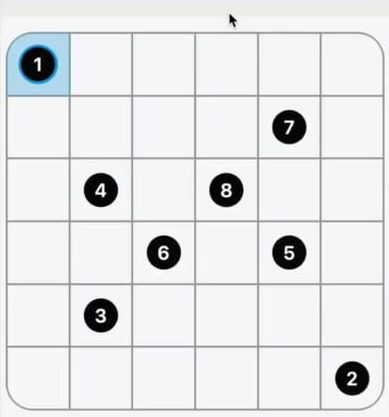
#> input picture zip/images/zip.jpg, 389 x 417 px, found by its file name
$ python main.py
#> lines starting #> are read from the running program, lines starting #| are printed output that depends on the picture; after the words box and inside, x2 and y2 are one past the last pixel; in counts of white or black regions, pixels touching at a corner belong together
### utils.py
# utils.py

import cv2
import numpy as np


def detect_corners_of_grid(intersections):
    """
    Given a list of (x,y) intersections, find the corners of the grid.
    """
    if len(intersections) < 4:
        raise ValueError("Not enough intersections to form a grid.")
    xs, ys = zip(*intersections)
    min_x, max_x = min(xs), max(xs)
    min_y, max_y = min(ys), max(ys)
    # Find corners
    tl = (min_x, min_y)  # Top-left
    rt = (max_x, min_y)  # Top-right
    bl = (min_x, max_y)  # Bottom-left
    br = (max_x, max_y)  # Bottom-right
    return tl, rt, bl, br


def cluster_positions(positions, eps=10):
    """Cluster 1D positions (x or y) using simple distance threshold."""
    positions = sorted(positions)
    clusters = []
    current_cluster = [positions[0]]

    for pos in positions[1:]:
        if abs(pos - current_cluster[-1]) < eps:
            current_cluster.append(pos)
        else:
            clusters.append(int(np.mean(current_cluster)))
            current_cluster = [pos]
    clusters.append(int(np.mean(current_cluster)))
    return clusters


def detect_grid_lines(img):
    if img is None:
        raise ValueError("Could not load image.")

    # find edges using Canny
    gray = cv2.cvtColor(img, cv2.COLOR_BGR2GRAY)
    blurred = cv2.GaussianBlur(gray, (5, 5), 0)
    edges = cv2.Canny(blurred, 50, 150)

    # Detect lines using HoughLinesP
    lines = cv2.HoughLinesP(
        edges,
        rho=1,
        theta=np.pi / 180,
        threshold=100,
        minLineLength=50,
        maxLineGap=10,
    )

    if lines is None:
        raise ValueError("No lines detected.")

    vertical_lines = []
    horizontal_lines = []

    # find vertical and horizontal lines
    for line in lines:
        x1, y1, x2, y2 = line[0]
        dx = x2 - x1
        dy = y2 - y1

        if dx == 0:  # perfectly vertical
            vertical_lines.append((x1, y1, x2, y2))
        elif dy == 0:  # perfectly horizontal
            horizontal_lines.append((x1, y1, x2, y2))
        else:
            angle = abs(np.arctan2(dy, dx))
            if angle < np.pi / 6:
                horizontal_lines.append((x1, y1, x2, y2))
            elif angle > np.pi / 3:
                vertical_lines.append((x1, y1, x2, y2))

    print(f"Raw vertical lines: {len(vertical_lines)}")
    print(f"Raw horizontal lines: {len(horizontal_lines)}")

    # Cluster x-positions of vertical lines and y-positions of horizontal lines
    x_positions = [x1 for (x1, y1, x2, y2) in vertical_lines]
    y_positions = [y1 for (x1, y1, x2, y2) in horizontal_lines]

    clustered_xs = cluster_positions(x_positions, eps=10)
    clustered_ys = cluster_positions(y_positions, eps=10)

    # get vertical and horizontal lines and from clustered positions
    print(f"Clustered vertical lines: {len(clustered_xs)}")
    print(f"Clustered horizontal lines: {len(clustered_ys)}")

    height, width = img.shape[:2]

    # Generate clean vertical and horizontal lines from clusters
    vertical_lines_clean = [(x, 0, x, height) for x in clustered_xs]
    horizontal_lines_clean = [(0, y, width, y) for y in clustered_ys]

    # Compute intersections
    intersections = [(x, y) for x in clustered_xs for y in clustered_ys]
    print(f"Intersections found: {len(intersections)}")
    (tl, tr, bl, br) = detect_corners_of_grid(intersections)

    # Return all intersctions inside (tl, tr, bl, br)
    intersections = [
        (x, y)
        for (x, y) in intersections
        if tl[0] <= x <= tr[0] and tl[1] <= y <= bl[1]
    ]
    clustered_xs = [x for x in clustered_xs if tl[0] <= x <= tr[0]]
    clustered_ys = [y for y in clustered_ys if tl[1] <= y <= bl[1]]

    return intersections, clustered_xs, clustered_ys


def cut_cells_from_image(img, xs, ys):
    """Cut cells from an image based on clustered x and y lines positions."""
    if img is None:
        raise ValueError("Could not load image.")

    cells = []
    for i in range(len(xs) - 1):
        for j in range(len(ys) - 1):
            x1, x2 = xs[i], xs[i + 1]
            y1, y2 = ys[j], ys[j + 1]
            cell_img = img[y1:y2, x1:x2]
            cells.append(cell_img)

    return cells

### zip/zip_utils.py
import pytesseract
import cv2
import numpy as np


def ocr_cell(cell_img):
    """Extract number from a single cell using Tesseract OCR."""
    # Convert to grayscale and apply thresholding
    gray = cv2.cvtColor(cell_img, cv2.COLOR_BGR2GRAY)
    _, thresh = cv2.threshold(gray, 180, 255, cv2.THRESH_BINARY_INV)
    h, w = thresh.shape[:2]
    # Crop to center
    x1, x2 = int(w * 0.35), int(w * 0.65)
    y1, y2 = int(h * 0.35), int(h * 0.70)
    center_crop = thresh[y1:y2, x1:x2]

    # Invert and dilate to enhance digits
    inverted = cv2.bitwise_not(center_crop)
    kernel = np.ones((2, 2), np.uint8)
    dilated = cv2.dilate(inverted, kernel, iterations=1)
    result = cv2.bitwise_not(dilated)

    # Resize for better OCR accuracy
    resized = cv2.resize(result, None, fx=3, fy=3, interpolation=cv2.INTER_LINEAR)

    # Use Tesseract to extract digits
    text = pytesseract.image_to_string(resized, config="--psm 10 digits")
    text = "".join(filter(str.isdigit, text))
    return text if text else "*"


def build_grid_from_cells(cells, num_rows, num_cols):
    """
    Convert list of cell images to grid of OCR values.
    """
    grid = []
    idx = 0
    for r in range(num_rows):
        row = []
        for c in range(num_cols):
            if idx < len(cells):
                value = ocr_cell(cells[idx])
                row.append(value)
                idx += 1
            else:
                row.append("*")  # if something went wrong
        grid.append(row)
    return grid


# [77 lines left out: function find_hamiltonian_path, not called in this run]

### zip/main.py
# set imports
import sys
import os
import cv2

current_dir = os.path.dirname(__file__)  # Get the directory of the current script
parent_dir = os.path.abspath(
    os.path.join(current_dir, "..")
)  # Get the absolute path of the parent directory
sys.path.append(parent_dir)

from utils import detect_grid_lines, cut_cells_from_image
from zip_utils import build_grid_from_cells, find_hamiltonian_path

# Main script to process the image and find the Hamiltonian path
img = cv2.imread("./zip/images/zip.jpg")
#> img is the input picture: shape (417, 389, 3); mean B, G, R 231.3, 229.1, 227.4
intersections, clustered_xs, clustered_ys = detect_grid_lines(img)
#> in detect_grid_lines, `blurred = cv2.GaussianBlur(gray, (5, 5), 0)`:
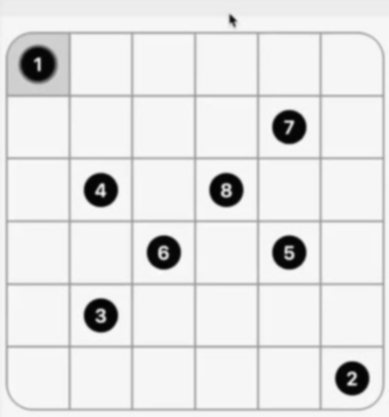
#> blurred: shape (417, 389); min 2, max 252, mean 228.9
#> in detect_grid_lines, `edges = cv2.Canny(blurred, 50, 150)`:
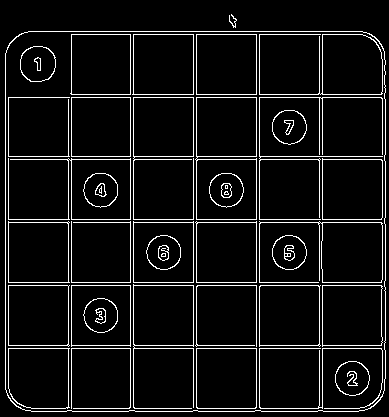
#> edges: shape (417, 389); 7.1% white in thin lines or dots
#> in detect_grid_lines, `lines = cv2.HoughLinesP( edges, rho=1, theta=np.pi / 180, threshold=10..`: lines = 28 rows, first 6: [71, 410, 71, 31], [5, 345, 384, 345], [322, 410, 322, 269], [5, 282, 384, 282], [5, 97, 384, 97], [5, 159, 384, 159]
#> the loop in detect_grid_lines, `for line in lines:` made 28 passes
#> (x1, y1, x2, y2, dx, dy) on passes 1 to 12: (71, 410, 71, 31, 0, -379), (5, 345, 384, 345, 379, 0), (322, 410, 322, 269, 0, -141), (5, 282, 384, 282, 379, 0), (5, 97, 384, 97, 379, 0), (5, 159, 384, 159, 379, 0), (5, 156, 384, 156, 379, 0), (319, 410, 319, 31, 0, -379), (259, 410, 259, 31, 0, -379), (5, 222, 384, 222, 379, 0), (5, 348, 384, 348, 379, 0), (28, 31, 362, 31, 334, 0)
#> after the loop in detect_grid_lines, `for line in lines:`: horizontal_lines = 14 items, first 6: (5, 345, 384, 345), (5, 282, 384, 282), (5, 97, 384, 97), (5, 159, 384, 159), (5, 156, 384, 156), (5, 222, 384, 222); vertical_lines = 14 items, first 6: (71, 410, 71, 31), (322, 410, 322, 269), (319, 410, 319, 31), (259, 410, 259, 31), (193, 410, 193, 34), (196, 410, 196, 34)
#| Raw vertical lines: 14
#| Raw horizontal lines: 14
#> in detect_grid_lines, `x_positions = [x1 for (x1, y1, x2, y2) in vertical_lines]`: x_positions = [71, 322, 319, 259, 193, 196, 256, 133, 130, 5, 8, 68, 385, 382]
#> in detect_grid_lines, `y_positions = [y1 for (x1, y1, x2, y2) in horizontal_lines]`: y_positions = [345, 282, 97, 159, 156, 222, 348, 31, 411, 219, 408, 285, 94, 34]
#> in cluster_positions, `positions = sorted(positions)`: positions = [5, 8, 68, 71, 130, 133, 193, 196, 256, 259, 319, 322, 382, 385]
#> in cluster_positions, `current_cluster = [positions[0]]`: current_cluster = [5]
#> the loop in cluster_positions, `for pos in positions[1:]:` made 13 passes
#> (pos, current_cluster) on passes 2, 4, 6, 8, 10, 12: (68, [68]), (130, [130]), (193, [193]), (256, [256]), (319, [319]), (382, [382])
#> pos on passes 1, 3, 5, 7, 9, 11: 8, 71, 133, 196, 259, 322
#> after the loop in cluster_positions, `for pos in positions[1:]:`: clusters = [6, 69, 131, 194, 257, 320]
#> in detect_grid_lines, `clustered_xs = cluster_positions(x_positions, eps=10)`: clustered_xs = [6, 69, 131, 194, 257, 320, 383]
#> the loop in cluster_positions (call 2), `for pos in positions[1:]:` made 13 passes
#> (pos, current_cluster) on passes 2, 4, 6, 8, 10, 12: (94, [94]), (156, [156]), (219, [219]), (282, [282]), (345, [345]), (408, [408])
#> pos on passes 1, 3, 5, 7, 9, 11: 34, 97, 159, 222, 285, 348
#> in detect_grid_lines, `clustered_ys = cluster_positions(y_positions, eps=10)`: clustered_ys = [32, 95, 157, 220, 283, 346, 409]
#| Clustered vertical lines: 7
#| Clustered horizontal lines: 7
#> in detect_grid_lines, `vertical_lines_clean = [(x, 0, x, height) for x in clustered_xs]`: vertical_lines_clean = [(6, 0, 6, 417), (69, 0, 69, 417), (131, 0, 131, 417), (194, 0, 194, 417), (257, 0, 257, 417), (320, 0, 320, 417), (383, 0, 383, 417)]
#> in detect_grid_lines, `horizontal_lines_clean = [(0, y, width, y) for y in clustered_ys]`: horizontal_lines_clean = [(0, 32, 389, 32), (0, 95, 389, 95), (0, 157, 389, 157), (0, 220, 389, 220), (0, 283, 389, 283), (0, 346, 389, 346), (0, 409, 389, 409)]
#> in detect_grid_lines, `intersections = [(x, y) for x in clustered_xs for y in clustered_ys]`: intersections = 49 pairs, first value 6 to 383, second value 32 to 409
#| Intersections found: 49
#> in detect_corners_of_grid, `xs, ys = zip(*intersections)`: xs = 49 values from 6 to 383; ys = 49 values, max 409 at index 6, min 32 at index 0, mean 220.3
#> in detect_corners_of_grid, `min_x, max_x = min(xs), max(xs)`: min_x = 6; max_x = 383
#> in detect_corners_of_grid, `min_y, max_y = min(ys), max(ys)`: min_y = 32; max_y = 409
#> in detect_corners_of_grid, `tl = (min_x, min_y)`: tl = (6, 32)
#> in detect_corners_of_grid, `rt = (max_x, min_y)`: rt = (383, 32)
#> in detect_corners_of_grid, `bl = (min_x, max_y)`: bl = (6, 409)
#> in detect_corners_of_grid, `br = (max_x, max_y)`: br = (383, 409)
#> in detect_grid_lines, `(tl, tr, bl, br) = detect_corners_of_grid(intersections)`: tl = (6, 32); tr = (383, 32); bl = (6, 409); br = (383, 409)
#> clustered_xs = [6, 69, 131, 194, 257, 320, 383]
cells = cut_cells_from_image(img, clustered_xs, clustered_ys)
#> the loop in cut_cells_from_image, `for i in range(len(xs) - 1):` made 6 passes
#> after the loop in cut_cells_from_image, `for i in range(len(xs) - 1):`: cells = 36 items
#> cells = 36 items
grid = build_grid_from_cells(cells, len(clustered_ys) - 1, len(clustered_xs) - 1)
#> the loop in build_grid_from_cells, `for r in range(num_rows):` made 1 pass
#> pass 1, in ocr_cell, `gray = cv2.cvtColor(cell_img, cv2.COLOR_BGR2GRAY)`:
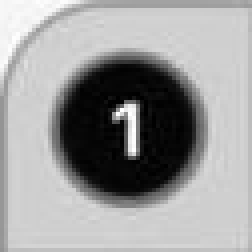
#> gray: shape (63, 63) (shown 4 times larger); min 0, max 255, mean 155.2
#> pass 1, in ocr_cell, `_, thresh = cv2.threshold(gray, 180, 255, cv2.THRESH_BINARY_INV)`:
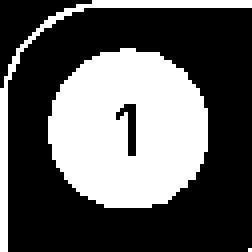
#> thresh: shape (63, 63) (shown 4 times larger); 36.4% white; 3 white regions (1 under 20 px), largest, box (x1, y1, x2, y2) and area: (12, 12, 52, 52) 1233, (0, 0, 63, 63) 211
#> pass 1, in ocr_cell, `resized = cv2.resize(result, None, fx=3, fy=3, interpolation=cv2.INTER..`:
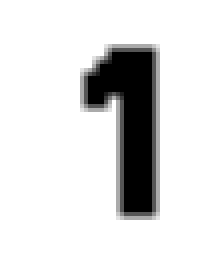
#> resized: shape (66, 54) (shown 4 times larger); min 0, max 255, mean 220.9
#> after the loop in build_grid_from_cells, `for r in range(num_rows):`: grid = []; idx = 0
#> (the run stopped early here; a loop or call above may not have finished)
